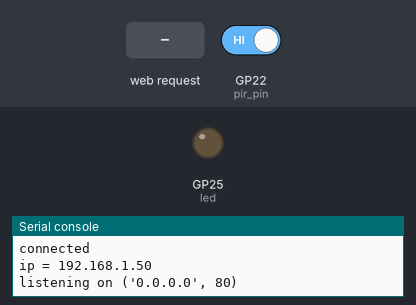
A program run on a simulated Raspberry Pi Pico running MicroPython. On the bench: output pins drawn as LEDs (lit = HIGH), the last lines printed to the serial console. The inputs (shaded band) are chosen by the test bench; at power-on: GP22 (pir_pin) HIGH. WiFi joins after 1.5 s.

Above: at 5.2 s.
5.3 s: GP22 (pir_pin) driven LOW
6.8 s: GP22 (pir_pin) driven HIGH
At 8.0 s:
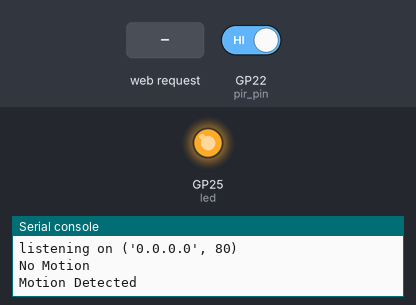
8.3 s: HTTP request GET / received
Timing chart, 0 to 11.3 s (numbered marks = the images above; inputs shaded):
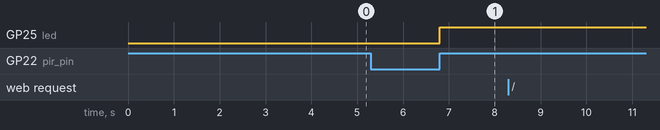

Measured:
- after the input at 6.8 s, GP25 (led): LOW → HIGH at once

The program:

PIRReadingServer.py
```python
import network
import socket
import time
from machine import Pin, ADC
from secret import ssid,password

wlan = network.WLAN(network.STA_IF)


# Define the PIR sensor input pin
pir_pin = Pin(22, Pin.IN)

# Define the LED pin (optional, for visual feedback)
led = machine.Pin("LED", machine.Pin.OUT)

# Flags to indicate motion detection state
motion_detected = False

# motion_stopped_printed = False

# Callback function to handle motion detection
def pir_interrupt(pin):
    global motion_detected
    if pin.value() == 1:  # Rising edge (motion detected)
        motion_detected = True
        led.on()  # Turn on the LED
        print("Motion Detected")
    else:  # Falling edge (motion stopped)
        motion_detected = False
        led.off() # Turn off the LED
        print("No Motion")

# Configure the interrupt on the PIR pin for both rising and falling edges
pir_pin.irq(trigger=(Pin.IRQ_RISING | Pin.IRQ_FALLING), handler=pir_interrupt)

def setupWlan():
    wlan.active(False)
    time.sleep(2)
    wlan.active(True)
    wlan.connect(ssid, password)

    # Wait for connect or fail
    max_wait = 10
    while max_wait > 0:
        if wlan.status() < 0 or wlan.status() >= 3:
            break
        max_wait -= 1
        print('waiting for connection...')
        time.sleep(1)

    # Handle connection error
    if wlan.status() != 3:
        raise RuntimeError('network connection failed')
    else:
        print('connected')
        status = wlan.ifconfig()
        print( 'ip = ' + status[0] )

setupWlan()

# Open socket
addr = socket.getaddrinfo('0.0.0.0', 80)[0][-1] # See more info here: https://docs.micropython.org/en/latest/library/socket.html

s = socket.socket()
s.bind(addr)
s.listen(0) # s.listen(1)

print('listening on', addr)

# Listen for connections
while True:
    try:
        cl, addr = s.accept()
        print('client connected from', addr)
        request = cl.recv(1024)
        print(request)
        # Do not unpack request
        # We reply to any request the same way
        # Generate 3 values to send back
        #r = random.randint(0,255)
        #g = random.randint(0,255)
        #b = random.randint(0,255)
        # Join to make a simple string with commas as separators
        # rgb = str(r) + "," + str(g) + ","+str(b)

        response = "MOTION" if motion_detected else "NOMOTION" # This is what we send in reply

        cl.send(response)
        print("Sent:" + response)
        cl.close()

    except OSError as e:
        cl.close()
        print('server : connection closed due to error')

#     except KeyboardInterrupt:
#         print("Keyboard interrupt")
#         pir_pin.irq(trigger=0)  # Disable the interrupt
#         led.off()  # Turn off the LED
```

secret.py
```python
ssid = 'Ozymandias_2'
password = 'bruno1972'
```
